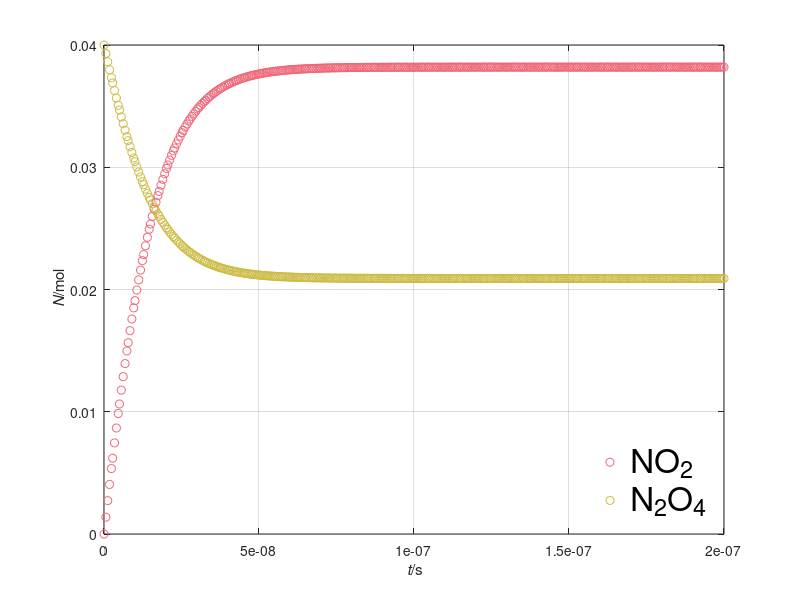

This chart was generated by the following MATLAB code:
%%% Simulation of dimerization-dissociation reaction
%% Coordinates (t)

%% Constants
R = 8.31446261815324;  % J/(K*mol): molar gas constant
A1 = 1.88e5;           % m^3/(mol*s): pre-exp. NO2
E1 = -2.23e3;          % J/mol: activation en. NO2
A2 = 4.30e15;          % 1/s: pre-exp N2O4
E2 = 5.32e4;           % J/mol: activation en. N2O4

%% Initial conditions. State: (N_NO2, N_N2O4, z, v, T)
t = 0;          % s: time
N_NO2 = 0.00;   % mol: amount NO2
N_N2O4 = 0.04;  % mol: amount N2O4

%% Boundary conditions
T = 340;    % K: temperature
V = 0.001;  % m^3: volume

%% Time-iteration parameters
t1 = 2e-7;   % s: final time
dt = 2e-10;  % s: time step %@

%% Plotting
dtplot = t1/360;  % time interval between plots
tplot = dtplot;   % time for next plot
figure
plot(t, N_NO2, 'o', 'color', '#EE6677')
hold on;
plot(t, N_N2O4, 'o', 'color', '#CCBB44')
legend('NO_2', 'N_2O_4')
legend('box', 'off', 'location', 'southeast', 'fontsize', 24)
legend ("autoupdate", "off");
xlim([0, t1])
xlabel('{\it t}/s'); ylabel('{\it N}/mol')
axis('tight'); grid on; hold on %@

%% Numerical time integration
while t < t1
  %% constitutive relations
  xi1 = A1 * exp(-E1 / (R * T)) * N_NO2^2 / V;
  xi2 = A2 * exp(-E2 / (R * T)) * N_N2O4;
  R_NO2 = -2 * xi1 + 2 * xi2;
  R_N2O4 = R_NO2/(-2);

  %% step forward in time with balance laws
  t = t + dt;
  N_NO2 = N_NO2 + R_NO2 * dt;
  N_N2O4 = N_N2O4 + R_N2O4 * dt; %@

  %% plot
  if t > tplot
    plot(t, N_NO2, 'o', 'color', '#EE6677')
    plot(t, N_N2O4, 'o', 'color', '#CCBB44')
    pause(0)
    tplot = tplot + dtplot;
  end %@
end
